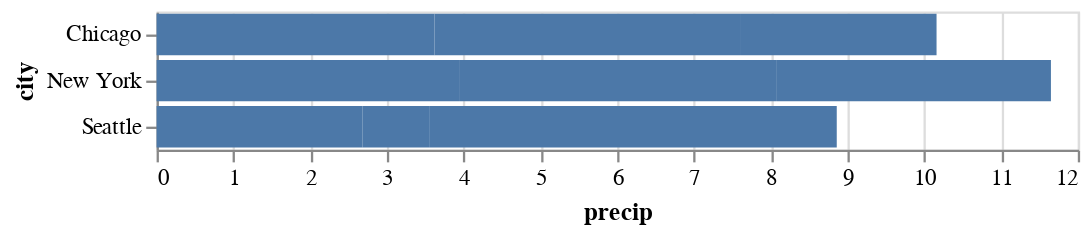

This figure's notebook cell:
### Code cell
alt.Chart(df).mark_bar().encode(
    alt.X('precip'), 
    alt.Y('city'), 
)

### Figure 1 — Vega-Lite specification as saved in the notebook (floating-point values rounded to 4 significant figures)
{"config": {"view": {"continuousWidth": 400, "continuousHeight": 300}}, "data": {"name": "data-fdfbb22e8e0e89f6556d8a3b434b0c97"}, "mark": "bar", "encoding": {"x": {"type": "quantitative", "field": "precip"}, "y": {"type": "nominal", "field": "city"}}, "$schema": "https://vega.github.io/schema/vega-lite/v4.8.1.json", "datasets": {"data-fdfbb22e8e0e89f6556d8a3b434b0c97": [{"city": "Seattle", "month": "Apr", "precip": 2.68}, {"city": "Seattle", "month": "Aug", "precip": 0.87}, {"city": "Seattle", "month": "Dec", "precip": 5.31}, {"city": "New York", "month": "Apr", "precip": 3.94}, {"city": "New York", "month": "Aug", "precip": 4.13}, {"city": "New York", "month": "Dec", "precip": 3.58}, {"city": "Chicago", "month": "Apr", "precip": 3.62}, {"city": "Chicago", "month": "Aug", "precip": 3.98}, {"city": "Chicago", "month": "Dec", "precip": 2.56}]}}
